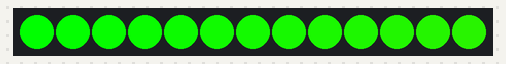
The program below on a simulated Raspberry Pi (BCM pin numbers). Parts: 13 RGB LEDs in strip order, left to right. Dim RGB values are drawn brighter than linear; what the program prints to the terminal is not drawn.

Above: at 0.16 s.
At 4.85 s:
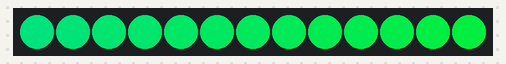
At 9.87 s:
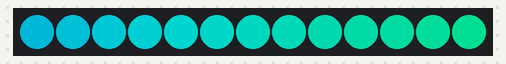
At 19.89 s:
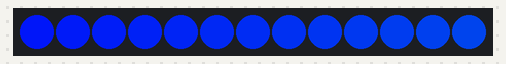
At 29.61 s:
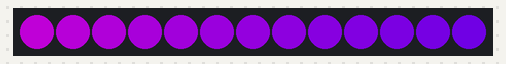
At 39.63 s:
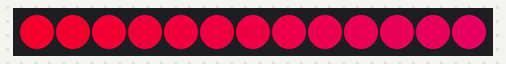

The program:

led_on.py
```python
from rpi_ws281x import *
import time, os

LED_COUNT = 13     #number of LEDs
LED_PIN = 18       #Led strip din pin
LED_FREQ_HZ = 800000
LED_DMA = 10
LED_BRIGHTNESS = 255
LED_INVERT = False
LED_CHANNEL = 0

print(os.getpid())
strip = Adafruit_NeoPixel(LED_COUNT,LED_PIN,LED_FREQ_HZ,LED_DMA,LED_INVERT,LED_BRIGHTNESS,LED_CHANNEL)
strip.begin()

def wheel(pos):
    """Generate rainbow colors across 0-255 positions."""
    if pos < 85:
        return Color(pos * 3, 255 - pos * 3, 0)
    elif pos < 170:
        pos -= 85
        return Color(255 - pos * 3, 0, pos * 3)
    else:
        pos -= 170
        return Color(0, pos * 3, 255 - pos * 3)

def rainbow(strip, wait_ms=20, iterations=1):
    """Draw rainbow that fades across all pixels at once."""
    for j in range(256*iterations):
        for i in range(strip.numPixels()):
            strip.setPixelColor(i, wheel((i+j) & 255))
        strip.show()
        time.sleep(wait_ms/1000.0)
while True:

    rainbow(strip)
```
